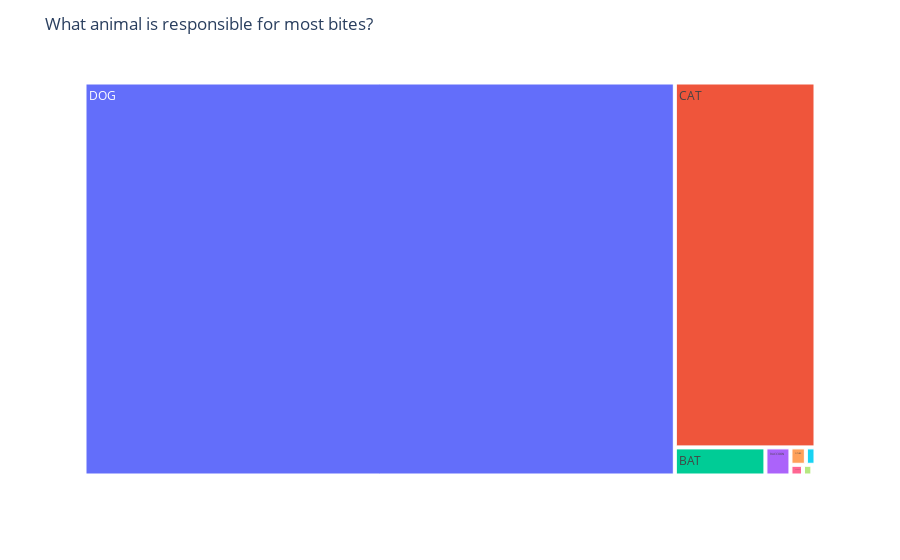

The cell this chart's notebook holds for it:
### Code cell
# Define a custom color scale
fig = px.treemap(grouped, path=['SpeciesIDDesc'], values='Count')
# Set the title for the treemap
fig.update_layout(title_text="What animal is responsible for most bites?")
fig.show()

### Figure 1 — Plotly figure (JSON) as saved in the notebook; plotly's stock layout.template omitted (floating-point values rounded to 4 significant figures)
{"data": [{"branchvalues": "total", "domain": {"x": [0, 1], "y": [0, 1]}, "hovertemplate": "labels=%{label}<br>Count=%{value}<br>parent=%{parent}<br>id=%{id}<extra></extra>", "ids": ["BAT", "CAT", "DOG", "FERRET", "HORSE", "OTHER", "RABBIT", "RACCOON", "SKUNK"], "labels": ["BAT", "CAT", "DOG", "FERRET", "HORSE", "OTHER", "RABBIT", "RACCOON", "SKUNK"], "name": "", "parents": ["", "", "", "", "", "", "", "", ""], "type": "treemap", "values": [76, 1532, 6925, 4, 5, 8, 3, 21, 1]}], "layout": {"legend": {"tracegroupgap": 0}, "margin": {"t": 60}, "title": {"text": "What animal is responsible for most bites?"}}}
